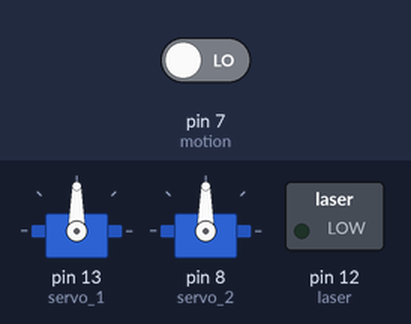
A sketch run on a simulated Arduino Uno, built with avr-gcc and run on an emulated ATmega328P. Shown: 2 × servo, switched loads named in the sketch (green lamp = pin HIGH). The test bench sets the inputs (shaded band); at power-on: pin 7 (motion) LOW. Random numbers use the default seed unless the sketch sets one.

Above: at 1.2 s.
1.3 s: pin 7 (motion) driven HIGH
At 4.1 s:
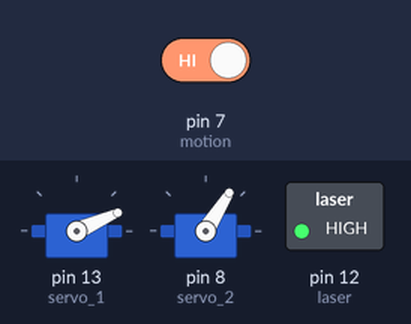
4.3 s: pin 7 (motion) driven LOW
At 5.4 s:
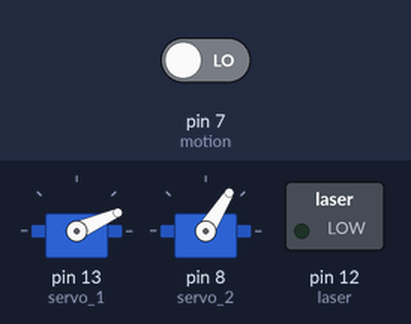
6.5 s: pin 7 (motion) driven HIGH
At 8.4 s:
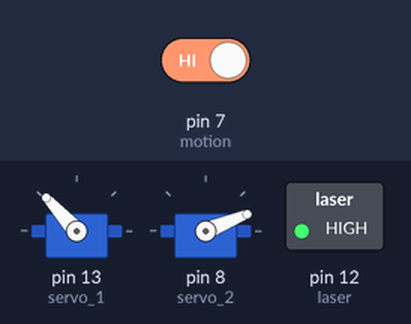
9.5 s: pin 7 (motion) driven LOW
At 11.1 s:
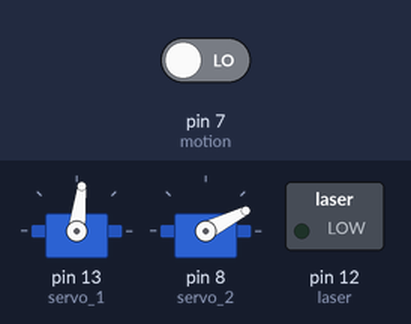
11.8 s: pin 7 (motion) driven HIGH
At 12.8 s:
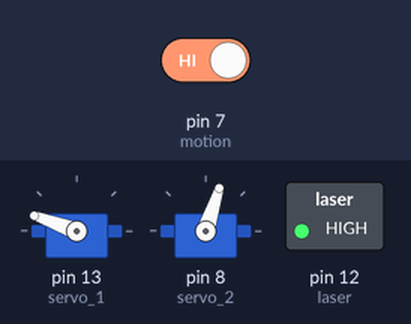
Timing chart, 0 to 30.1 s (numbered marks = the images above; inputs shaded):
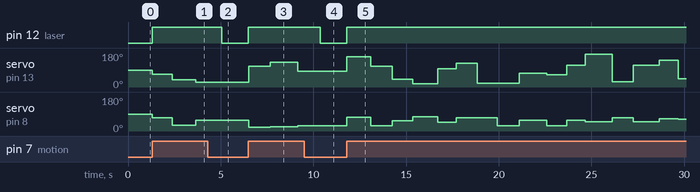

The sketch:

kattenlaser.ino
```cpp
#include <Servo.h>

const int laser = 12;
const int motion = 7;
Servo servo_1;
Servo servo_2;

void setup() {
  pinMode(laser, OUTPUT);
  pinMode(motion, INPUT);

  servo_1.attach(13);
  servo_2.attach(8);

  Serial.begin(9600);
}

void loop() {
  if (digitalRead(motion) == HIGH) {
    digitalWrite(laser, HIGH);

    int randomPosition1 = random(0, 180);
    int randomPosition2 = random(20, 80);
    int randomDelay = random(1000, 1500);

    servo_1.write(randomPosition1);
    servo_2.write(randomPosition2);

    delay(randomDelay);
  } else {
    digitalWrite(laser, LOW);
  }

}
```

Measured:
- after the input at 1.3 s, pin 12 (laser): LOW → HIGH at once; servo on pin 13 (servo_1): 90° → 67° at once, → 38° 1.1 s later, → 24° 1.3 s later; servo on pin 8 (servo_2): 90° → 69° at once, → 30° 1.1 s later, → 58° 1.3 s later
- after the input at 4.3 s, pin 12 (laser): HIGH → LOW after 0.77 s
- after the input at 6.5 s, pin 12 (laser): LOW → HIGH at once; servo on pin 13 (servo_1): 24° → 109° at once, → 132° 1.2 s later, → 83° 1.5 s later; servo on pin 8 (servo_2): 58° → 20° at once, → 22° 1.2 s later, → 27° 1.5 s later
- after the input at 9.5 s, pin 12 (laser): HIGH → LOW after 0.88 s
- after the input at 11.8 s, pin 12 (laser): LOW → HIGH at once; servo on pin 13 (servo_1): 83° → 160° at once, → 109° 1.3 s later, → 40° 1.2 s later, → 18° 1.1 s later, … (16 changes in this stretch); servo on pin 8 (servo_2): 27° → 72° at once, → 29° 1.3 s later, → 53° 1.2 s later, → 76° 1.1 s later, … (16 changes in this stretch)
